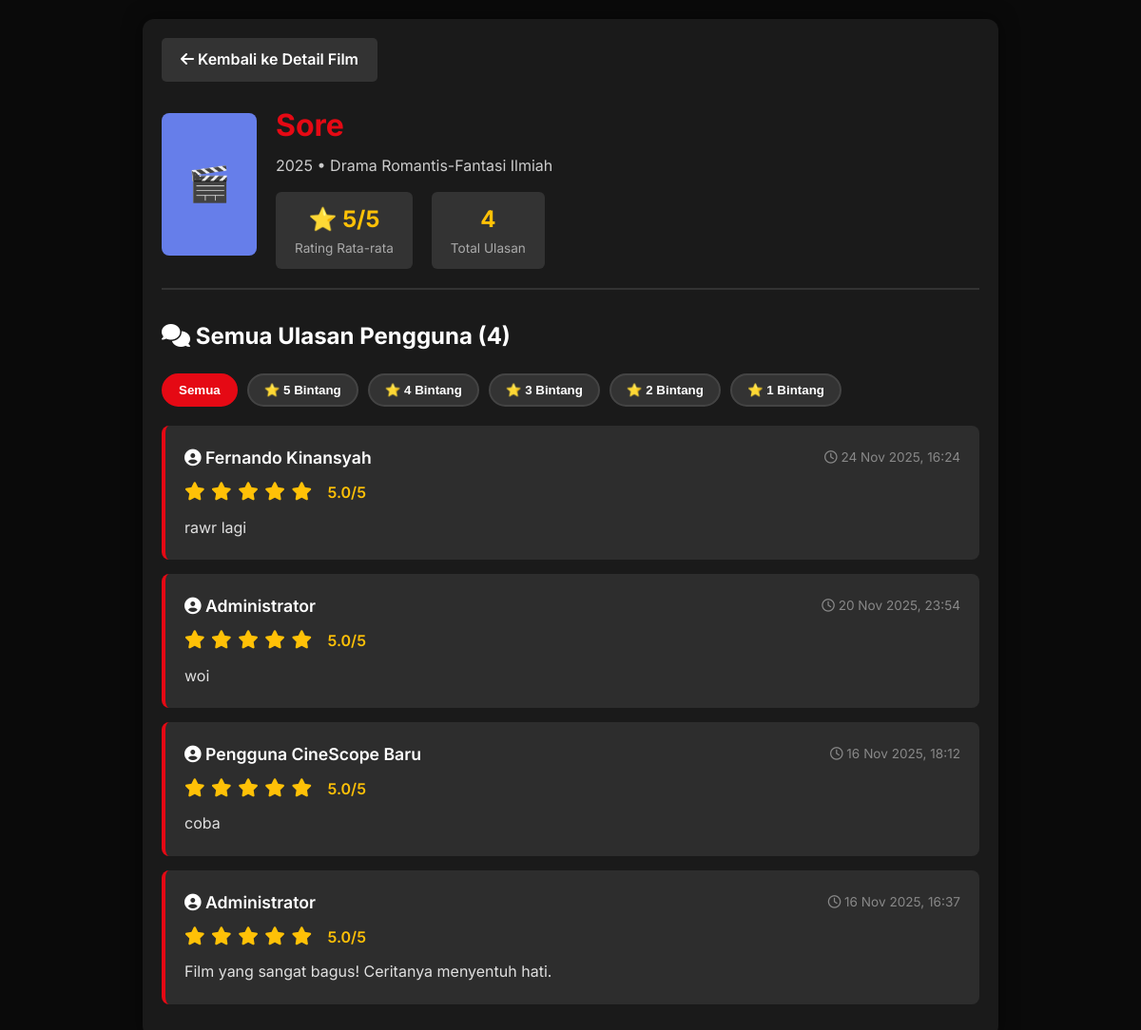
The page /all_reviews.php?id=1 on the database its author committed.
### tables this page shows
CREATE TABLE `movies` (
  `id` int(11) NOT NULL,
  `title` varchar(200) NOT NULL,
  `original_title` varchar(200) DEFAULT NULL,
  `release_year` int(11) DEFAULT NULL,
  `duration` int(11) DEFAULT NULL COMMENT 'durasi dalam menit',
  `genre` varchar(100) DEFAULT NULL,
  `director` varchar(100) DEFAULT NULL,
  `cast` text DEFAULT NULL COMMENT 'JSON array atau comma separated',
  `synopsis` text DEFAULT NULL,
  `poster` varchar(255) DEFAULT NULL,
  `trailer_url` varchar(255) DEFAULT NULL,
  `average_rating` decimal(2,1) DEFAULT 0.0,
  `total_reviews` int(11) DEFAULT 0,
  `created_by` int(11) DEFAULT NULL,
  `created_at` timestamp NOT NULL DEFAULT current_timestamp(),
  `updated_at` timestamp NOT NULL DEFAULT current_timestamp() ON UPDATE current_timestamp()
);

CREATE TABLE `reviews` (
  `id` int(11) NOT NULL,
  `movie_id` int(11) NOT NULL,
  `user_id` int(11) NOT NULL,
  `rating` decimal(2,1) NOT NULL CHECK (`rating` >= 0 and `rating` <= 5),
  `review_text` text DEFAULT NULL,
  `user_name` varchar(100) DEFAULT 'Anonymous',
  `is_spoiler` tinyint(1) DEFAULT 0,
  `helpful_count` int(11) DEFAULT 0,
  `created_at` timestamp NOT NULL DEFAULT current_timestamp(),
  `updated_at` timestamp NOT NULL DEFAULT current_timestamp() ON UPDATE current_timestamp()
);

CREATE TABLE `users` (
  `id` int(11) NOT NULL,
  `username` varchar(50) NOT NULL,
  `email` varchar(100) NOT NULL,
  `password` varchar(255) NOT NULL,
  `full_name` varchar(100) DEFAULT NULL,
  `profile_picture` varchar(255) DEFAULT NULL,
  `bio` text DEFAULT NULL,
  `role` enum('admin','user') DEFAULT 'user',
  `created_at` timestamp NOT NULL DEFAULT current_timestamp(),
  `updated_at` timestamp NOT NULL DEFAULT current_timestamp() ON UPDATE current_timestamp()
);

### all_reviews.php (the view, shortened to what this page needs)
<?php
$host = '127.0.0.1';
$dbname = 'movie_review_db';
$username = 'root';
$password = '';
try {
    $pdo = new PDO("mysql:host=$host;dbname=$dbname;charset=utf8mb4", $username, $password);
    $pdo->setAttribute(PDO::ATTR_ERRMODE, PDO::ERRMODE_EXCEPTION);
} catch(PDOException $e) {
    die("❌ Database Connection Error: " . $e->getMessage());
}
$movieId = isset($_GET['id']) ? (int)$_GET['id'] : 0;
$movieStmt = $pdo->prepare("SELECT * FROM movies WHERE id = :id");
$movieStmt->execute([':id' => $movieId]);
$movieData = $movieStmt->fetch();
$statsStmt = $pdo->prepare("SELECT
    COUNT(*) as review_count,
    COALESCE(AVG(rating), 0) as avg_rating
    FROM reviews WHERE movie_id = :movie_id");
$statsStmt->execute([':movie_id' => $movieId]);
$stats = $statsStmt->fetch();
$allReviewsStmt = $pdo->prepare("SELECT r.*, u.username, u.full_name
    FROM reviews r
    LEFT JOIN users u ON r.user_id = u.id
    WHERE r.movie_id = :movie_id
    ORDER BY r.created_at DESC");
$allReviewsStmt->execute([':movie_id' => $movieId]);
$allReviews = $allReviewsStmt->fetchAll();
$reviewCount = $stats['review_count'];
$avgRating = round($stats['avg_rating'], 1);
?>
<!DOCTYPE html>
<html lang="id">
<head>
    <link rel="stylesheet" href="https://cdnjs.cloudflare.com/ajax/libs/font-awesome/6.4.0/css/all.min.css">
</head>
<body>
    <div class="container">
        <a href="movie_detail.php?id=<?php echo $movieId; ?>" class="back-button">
            <i class="fas fa-arrow-left"></i> Kembali ke Detail Film
        </a>
        <div class="header">
            <?php if (!empty($movieData['poster']) && file_exists($movieData['poster'])): ?>
                <img src="<?php echo htmlspecialchars($movieData['poster']); ?>" alt="<?php echo htmlspecialchars($movieData['title']); ?>" class="movie-poster-small">
            <?php else: ?>
                <div style="width:100px;height:150px;background:#667eea;border-radius:8px;display:flex;align-items:center;justify-content:center;color:white;font-size:36px;">🎬</div>
            <?php endif; ?>
            <div class="header-info">
                <h1><?php echo htmlspecialchars($movieData['title']); ?></h1>
                <p><?php echo $movieData['release_year']; ?> • <?php echo htmlspecialchars($movieData['genre']); ?></p>
                <div class="stats-bar">
                    <div class="stat-item">
                        <div class="stat-number">⭐ <?php echo $avgRating; ?>/5</div>
                        <div class="stat-label">Rating Rata-rata</div>
                    </div>
                    <div class="stat-item">
                        <div class="stat-number"><?php echo $reviewCount; ?></div>
                        <div class="stat-label">Total Ulasan</div>
                    </div>
                </div>
            </div>
        </div>
        <div class="reviews-section">
            <h2><i class="fas fa-comments"></i> Semua Ulasan Pengguna (<?php echo $reviewCount; ?>)</h2>
            <div class="filter-bar">
                <button class="filter-btn active" onclick="filterReviews('all')">Semua</button>
                <button class="filter-btn" onclick="filterReviews(5)">⭐ 5 Bintang</button>
                <button class="filter-btn" onclick="filterReviews(4)">⭐ 4 Bintang</button>
                <button class="filter-btn" onclick="filterReviews(3)">⭐ 3 Bintang</button>
                <button class="filter-btn" onclick="filterReviews(2)">⭐ 2 Bintang</button>
                <button class="filter-btn" onclick="filterReviews(1)">⭐ 1 Bintang</button>
            </div>
            <div id="reviews-container">
                <?php if (count($allReviews) === 0): ?>
                    <div class="empty-state">
                        <i class="fas fa-inbox"></i>
                        <h3>Belum Ada Ulasan</h3>
                        <p>Jadilah yang pertama memberikan ulasan untuk film ini!</p>
                    </div>
                <?php else: ?>
                    <?php foreach ($allReviews as $review): ?>
                        <div class="review-card" data-rating="<?php echo $review['rating']; ?>">
                            <div class="review-header">
                                <span class="reviewer-name">
                                    <i class="fas fa-user-circle"></i>
                                    <?php echo htmlspecialchars($review['full_name'] ?? $review['username'] ?? 'Anonim'); ?>
                                </span>
                                <span class="review-date">
                                    <i class="far fa-clock"></i>
                                    <?php echo date('d M Y, H:i', strtotime($review['created_at'])); ?>
                                </span>
                            </div>
                            <div class="rating-stars">
                                <?php for ($i = 1; $i <= 5; $i++): ?>
                                    <i class="fas fa-star" style="color: <?php echo $i <= $review['rating'] ? 'var(--star-gold)' : '#444'; ?>;"></i>
                                <?php endfor; ?>
                                <span style="margin-left: 10px; color: var(--star-gold); font-weight: 600;">
                                    <?php echo $review['rating']; ?>/5
                                </span>
                            </div>
                            <?php if (!empty($review['review_text'])): ?>
                                <div class="review-text">
                                    <?php echo nl2br(htmlspecialchars($review['review_text'])); ?>
                                </div>
                            <?php else: ?>
                                <div class="review-text" style="font-style: italic; color: #666;">
                                    (Pengguna hanya memberikan rating tanpa ulasan tertulis)
                                </div>
                            <?php endif; ?>
                        </div>
                    <?php endforeach; ?>
                <?php endif; ?>
            </div>
        </div>
    </div>
</body>
</html>

### all_reviews.php (style rules this page uses)
:root { --primary-color: #e50914; --background-dark: #0a0a0a; --card-dark: #1a1a1a; --text-light: #ffffff; --star-gold: #ffc107; }
* { margin: 0; padding: 0; box-sizing: border-box; }
body { font-family: 'Inter', sans-serif; background-color: var(--background-dark); color: var(--text-light); line-height: 1.6; padding: 20px; }
.container { max-width: 900px; margin: 0 auto; padding: 20px; background-color: var(--card-dark); border-radius: 12px; box-shadow: 0 0 20px rgba(0, 0, 0, 0.5); }
.back-button { display: inline-block; background-color: #333; color: var(--text-light); padding: 10px 20px; border-radius: 5px; text-decoration: none; margin-bottom: 20px; transition: background-color 0.3s; font-weight: 600; }
.header { display: flex; align-items: center; gap: 20px; margin-bottom: 30px; padding-bottom: 20px; border-bottom: 2px solid #333; }
.header-info h1 { color: var(--primary-color); font-size: 2em; margin-bottom: 5px; }
.header-info p { color: #ccc; }
.stats-bar { display: flex; gap: 20px; margin-top: 15px; }
.stat-item { background: #333; padding: 10px 20px; border-radius: 6px; text-align: center; }
.stat-number { font-size: 1.5em; font-weight: bold; color: var(--star-gold); }
.stat-label { font-size: 0.85em; color: #aaa; }
.reviews-section h2 { color: var(--text-light); margin-bottom: 20px; font-size: 1.5em; }
.review-card { background: #2d2d2d; padding: 20px; border-radius: 8px; margin-bottom: 15px; border-left: 4px solid var(--primary-color); transition: transform 0.2s; }
.review-header { display: flex; justify-content: space-between; align-items: center; margin-bottom: 10px; }
.reviewer-name { font-weight: 600; color: var(--text-light); font-size: 1.1em; }
.review-date { color: #888; font-size: 0.85em; }
.rating-stars { margin: 10px 0; }
.rating-stars i { font-size: 1.2em; margin-right: 2px; }
.review-text { color: #e0e0e0; line-height: 1.7; margin-top: 10px; }
.filter-bar { display: flex; gap: 10px; margin-bottom: 20px; flex-wrap: wrap; }
.filter-btn { padding: 8px 16px; background: #333; border: 2px solid #444; color: var(--text-light); border-radius: 20px; cursor: pointer; transition: all 0.3s; font-weight: 600; }
.filter-btn:hover, .filter-btn.active { background: var(--primary-color); border-color: var(--primary-color); }

### rows shown on the page
movies: title "Sore", release_year "2025", genre "Drama Romantis-Fantasi Ilmiah"
reviews: user.username "Fernando Kinansyah", created_at "24 Nov 2025, 16:24", rating "5.0", review_text "rawr lagi"
reviews: user.full_name "Administrator", created_at "20 Nov 2025, 23:54", rating "5.0", review_text "woi"
reviews: user.full_name "Pengguna CineScope Baru", created_at "16 Nov 2025, 18:12", rating "5.0", review_text "coba"
reviews: user.full_name "Administrator", created_at "16 Nov 2025, 16:37", rating "5.0", review_text "Film yang sangat bagus! Ceritanya menyentuh hati."

### other values the page prints
$avgRating "5"
$reviewCount "4"
